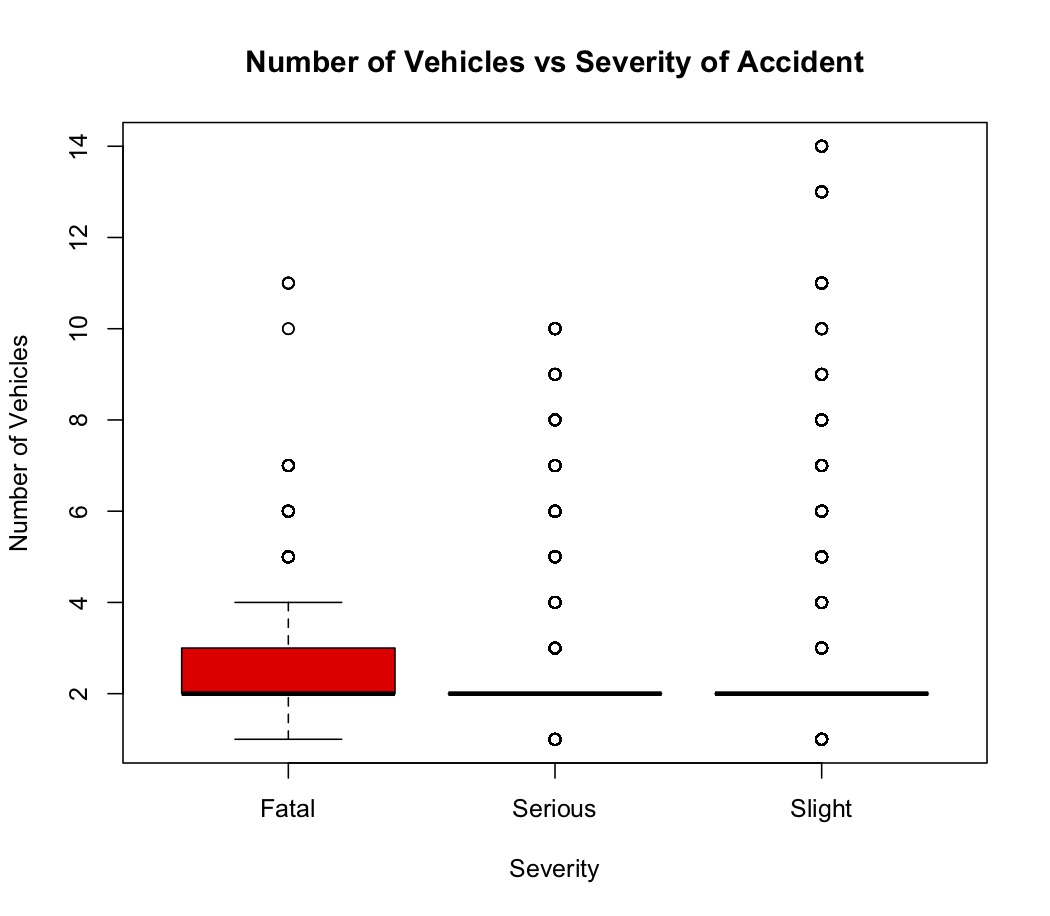

Write R code to recreate this figure.
boxplot(Number_of_Vehicles~Accident_Severity,data=d,names=c("Fatal","Serious","Slight"), col=(c("red", "orange", "green")), main="Number of Vehicles vs Severity of Accident", xlab="Severity", ylab="Number of Vehicles")
